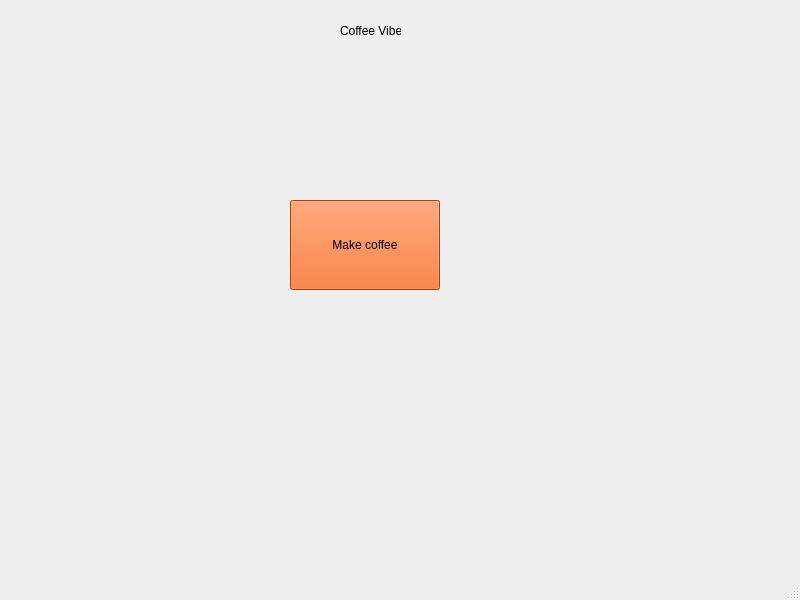
<?xml version="1.0" encoding="UTF-8"?>
<ui version="4.0">
 <class>MainWindow</class>
 <widget class="QMainWindow" name="MainWindow">
  <property name="geometry">
   <rect>
    <x>0</x>
    <y>0</y>
    <width>800</width>
    <height>600</height>
   </rect>
  </property>
  <property name="windowTitle">
   <string>MainWindow</string>
  </property>
  <widget class="QWidget" name="centralwidget">
   <widget class="QLabel" name="label">
    <property name="geometry">
     <rect>
      <x>340</x>
      <y>20</y>
      <width>61</width>
      <height>21</height>
     </rect>
    </property>
    <property name="text">
     <string>Coffee Vibe</string>
    </property>
   </widget>
   <widget class="QPushButton" name="pushButton">
    <property name="geometry">
     <rect>
      <x>290</x>
      <y>200</y>
      <width>150</width>
      <height>90</height>
     </rect>
    </property>
    <property name="styleSheet">
     <string notr="true">background-color: rgb(255, 85, 0);</string>
    </property>
    <property name="text">
     <string>Make coffee</string>
    </property>
   </widget>
  </widget>
  <widget class="QMenuBar" name="menubar">
   <property name="geometry">
    <rect>
     <x>0</x>
     <y>0</y>
     <width>800</width>
     <height>21</height>
    </rect>
   </property>
  </widget>
  <widget class="QStatusBar" name="statusbar"/>
 </widget>
 <resources/>
 <connections>
  <connection>
   <sender>pushButton</sender>
   <signal>clicked()</signal>
   <receiver>MainWindow</receiver>
   <slot>close()</slot>
   <hints>
    <hint type="sourcelabel">
     <x>364</x>
     <y>265</y>
    </hint>
    <hint type="destinationlabel">
     <x>399</x>
     <y>299</y>
    </hint>
   </hints>
  </connection>
 </connections>
</ui>
